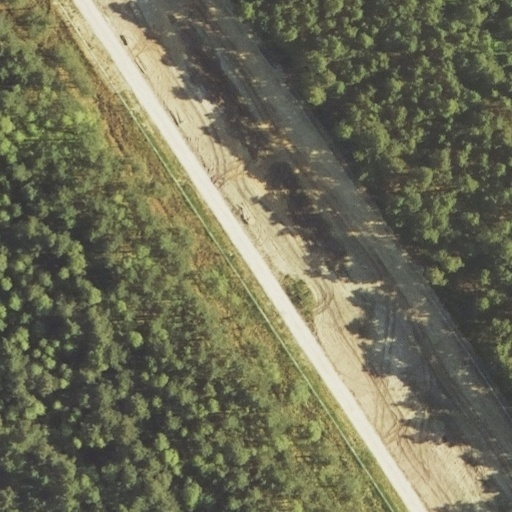
#> input picture additional_work/test.jpg, 512 x 512 px
$ jupyter execute Edge_Detection_Demo.ipynb
#> lines starting #> are read from the running program, lines starting #| are printed output that depends on the picture; after the words box and inside, x2 and y2 are one past the last pixel; in counts of white or black regions, pixels touching at a corner belong together
[cell 1]
import cv2
import numpy as np
import math
from matplotlib import pyplot as plt
import os
import shutil

[cell 2]
"""From https://github.com/ritwikraha/EDGE-DETECTOR"""

def morphoedgedetect(imgj):
    kernel = np.ones((2,2),np.uint8)

    closing = cv2.morphologyEx(img, cv2.MORPH_CLOSE, kernel)
    dilation = cv2.dilate(closing,kernel,iterations = 1)

    gradient = cv2.morphologyEx(dilation, cv2.MORPH_GRADIENT, kernel)


    edges_inv = cv2.bitwise_not(gradient)

    def psnr(imgORI, imgFIN):
        mse = np.mean( (imgORI - imgFIN) ** 2 )
        if mse == 0:
            return 100
        PIXEL_MAX = 255.0
        return 20 * math.log10(PIXEL_MAX / math.sqrt(mse))


    def thres(imgk):
        imgbinar = cv2.adaptiveThreshold(imgk,255,cv2.ADAPTIVE_THRESH_GAUSSIAN_C,\
                cv2.THRESH_BINARY,11,4)

        return imgbinar

    imgbinary= thres(edges_inv)
    d=psnr(edges_inv,imgbinary)
    if d<=psnr(img,gradient):
        imgF = cv2.addWeighted(imgbinary, 0.3, edges_inv, 0.7, 0)


    imgF = cv2.addWeighted(imgbinary, 0.5, edges_inv, 0.5, 0)

    return imgF

[cell 3]
img = cv2.imread('./test.jpg', 0)
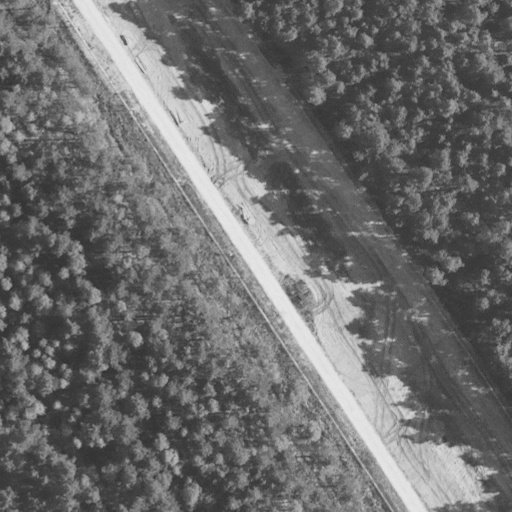
#> img: shape (512, 512); min 46, max 232, mean 108
plt.imshow(img, cmap='gray')

img = morphoedgedetect(img)
#> in morphoedgedetect, `dilation = cv2.dilate(closing,kernel,iterations = 1)`:
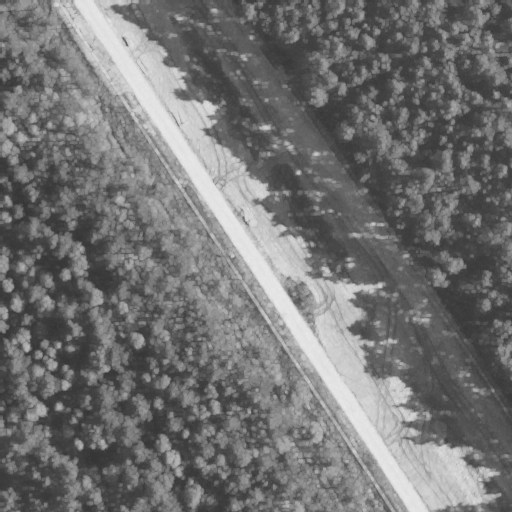
#> dilation: shape (512, 512); min 51, max 232, mean 114.9
#> in morphoedgedetect, `gradient = cv2.morphologyEx(dilation, cv2.MORPH_GRADIENT, kernel)`:
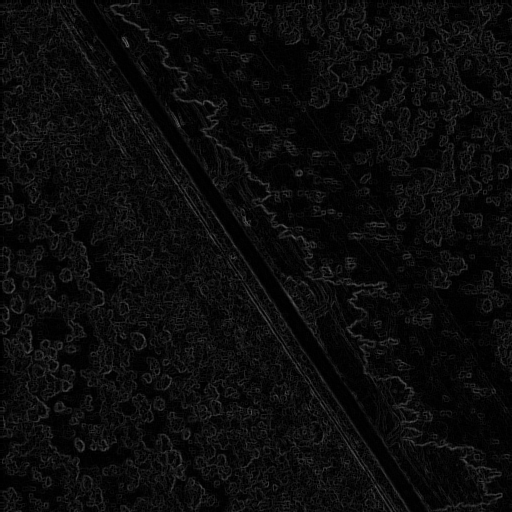
#> gradient: shape (512, 512); min 0, max 99, mean 11.3
#> in morphoedgedetect, `edges_inv = cv2.bitwise_not(gradient)`:
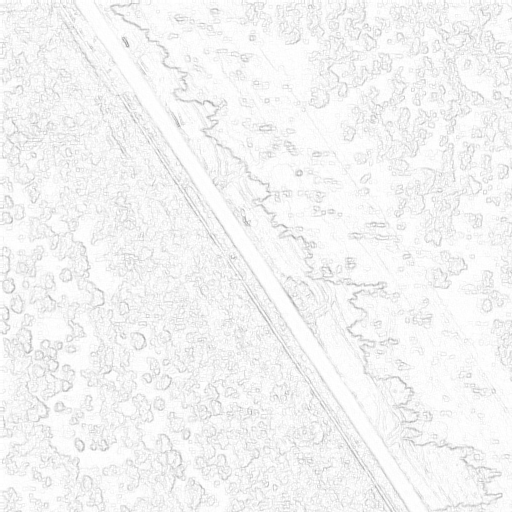
#> edges_inv: shape (512, 512); min 156, max 255, mean 243.7
#> in thres, `imgbinar = cv2.adaptiveThreshold(imgk,255,cv2.ADAPTIVE_THRESH_GAUSSIAN..`:
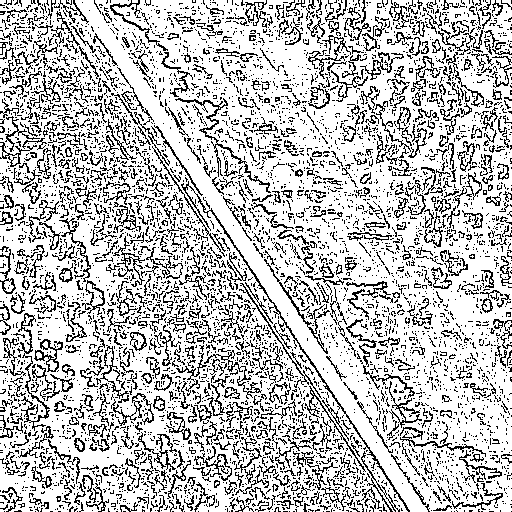
#> imgbinar: shape (512, 512); 75.4% white; black in thin lines or dots
#> in psnr, `mse = np.mean( (imgORI - imgFIN) ** 2 )`: mse = 67.96
#> in morphoedgedetect, `d=psnr(edges_inv,imgbinary)`: d = 29.81
#> in morphoedgedetect, `imgF = cv2.addWeighted(imgbinary, 0.5, edges_inv, 0.5, 0)`:
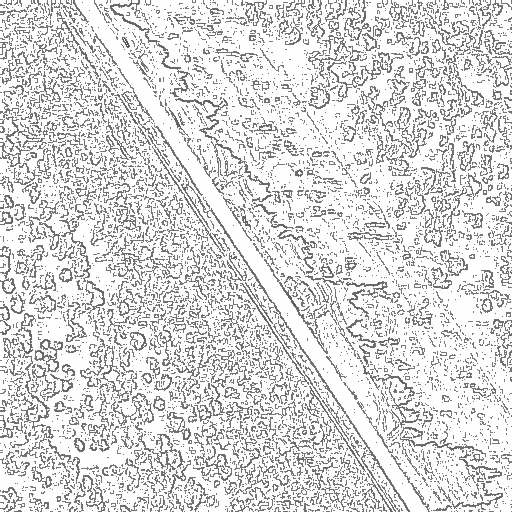
#> imgF: shape (512, 512); min 78, max 255, mean 217.9
img.shape
#> Out = (512, 512)

[cell 4]
plt.imshow(img, cmap='gray')

[cell 5]
img = cv2.imread('./test.jpg', 0)

# binarize the image
binr = cv2.threshold(img, 0, 255, cv2.THRESH_BINARY+cv2.THRESH_OTSU)[1]
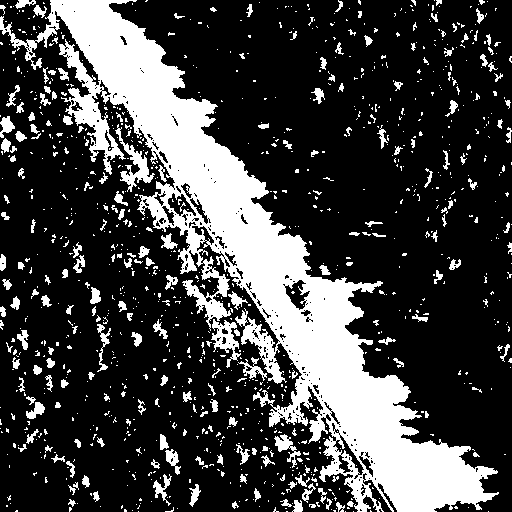
#> binr: shape (512, 512); 25.6% white; 1090 white regions (891 under 20 px), largest, box (x1, y1, x2, y2) and area: (0, 0, 499, 512) 51552, (115, 124, 155, 192) 706, (211, 319, 241, 368) 582
# define the kernel
kernel = np.ones((3, 3), np.uint8)
# invert the image
invert = cv2.bitwise_not(binr)

[cell 6]
morph_gradient = cv2.morphologyEx(invert,
                                  cv2.MORPH_GRADIENT,
                                  kernel)
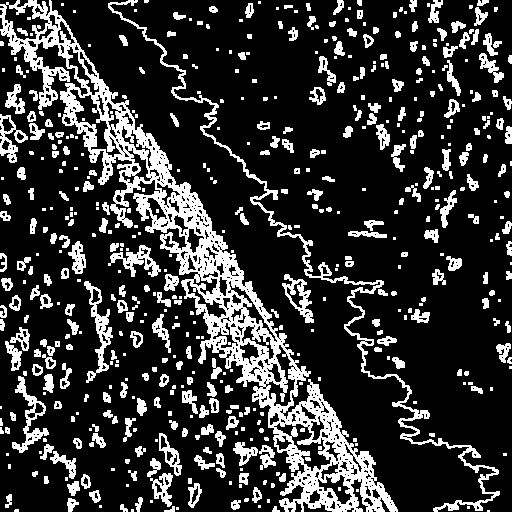
#> morph_gradient: shape (512, 512); 20.5% white; 531 white regions (237 under 20 px), largest, box (x1, y1, x2, y2) and area: (0, 0, 398, 512) 23013, (108, 0, 500, 512) 3987, (84, 281, 113, 383) 821

plt.imshow(morph_gradient, cmap='gray')

[cell 7]
opening = cv2.morphologyEx(binr, cv2.MORPH_OPEN,
                           kernel, iterations=3)
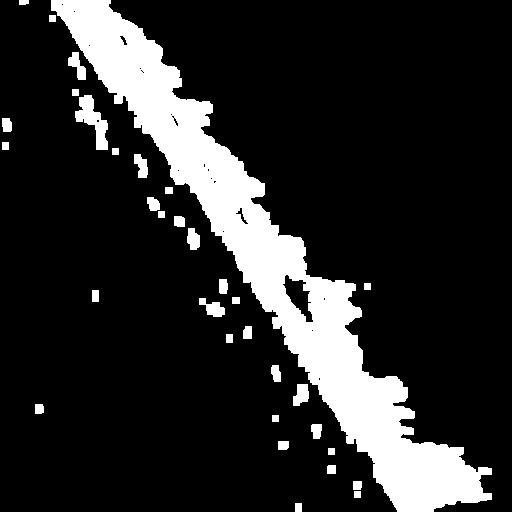
#> opening: shape (512, 512); 16.2% white; 33 white regions, largest, box (x1, y1, x2, y2) and area: (51, 0, 492, 512) 38399, (75, 95, 108, 150) 832, (199, 298, 225, 317) 272

plt.imshow(opening, cmap='gray')

[cell 8]
closing = cv2.morphologyEx(binr, cv2.MORPH_CLOSE, kernel, iterations=3)
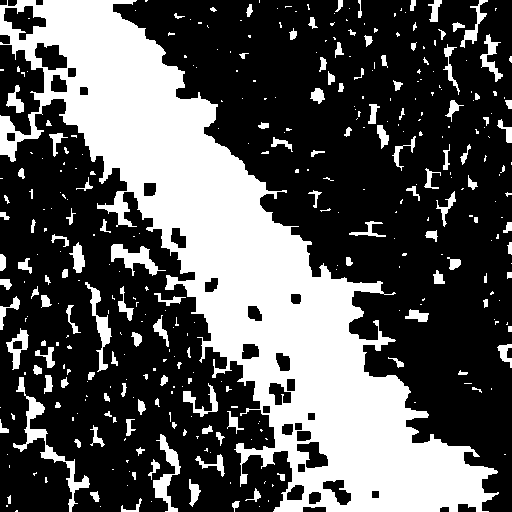
#> closing: shape (512, 512); 34.1% white; 363 white regions (227 under 20 px), largest, box (x1, y1, x2, y2) and area: (0, 0, 499, 512) 73784, (13, 377, 90, 512) 1316, (153, 434, 181, 512) 751

plt.imshow(closing, cmap='gray')
